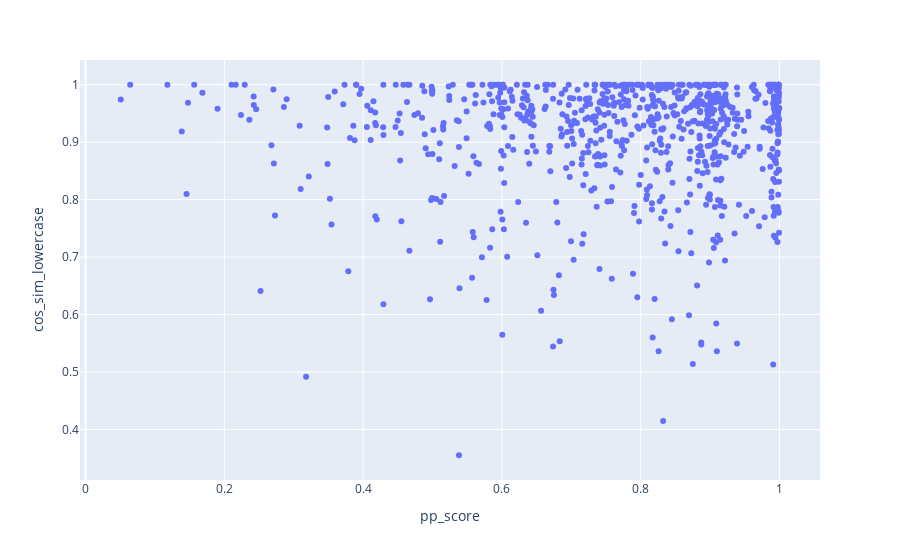

Notebook cell for this chart:
### Code cell
import plotly.express as px

feat_1 = cos_sim_key('lowercase')
feat_2 = 'pp_score'
# feat_2 = 'std_lowercase'

fig = px.scatter(df_stats, y=feat_1, x=feat_2, hover_data='original question')
fig.show()

from scipy import stats
res = stats.spearmanr(df_stats[feat_1], df_stats[feat_2])
print(res.statistic, res.pvalue)

### Figure 1 — Plotly figure (JSON) as saved in the notebook; plotly's stock layout.template omitted (floating-point values rounded to 4 significant figures; data arrays with more than 128 entries replaced by an {"elided": "..."} marker saying what was removed)
{"data": [{"customdata": {"elided": "798x1 str values"}, "hovertemplate": "pp_score=%{x}<br>cos_sim_lowercase=%{y}<br>original question=%{customdata[0]}<extra></extra>", "legendgroup": "", "marker": {"color": "#636efa", "symbol": "circle"}, "mode": "markers", "name": "", "orientation": "v", "showlegend": false, "type": "scatter", "x": {"elided": "798 float values"}, "xaxis": "x", "y": {"elided": "798 float values"}, "yaxis": "y"}], "layout": {"legend": {"tracegroupgap": 0}, "margin": {"t": 60}, "xaxis": {"anchor": "y", "domain": [0, 1], "title": {"text": "pp_score"}}, "yaxis": {"anchor": "x", "domain": [0, 1], "title": {"text": "cos_sim_lowercase"}}}}
